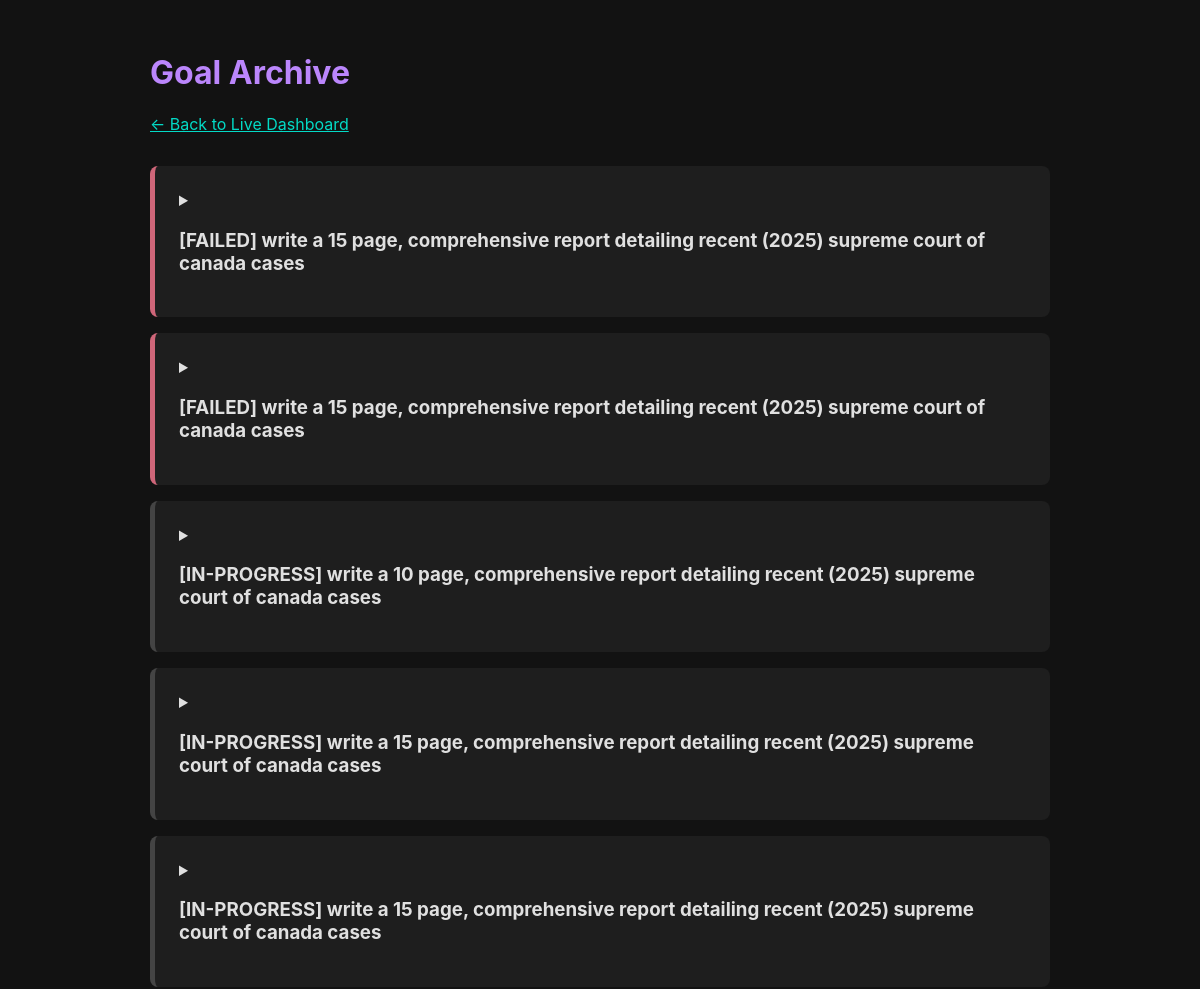
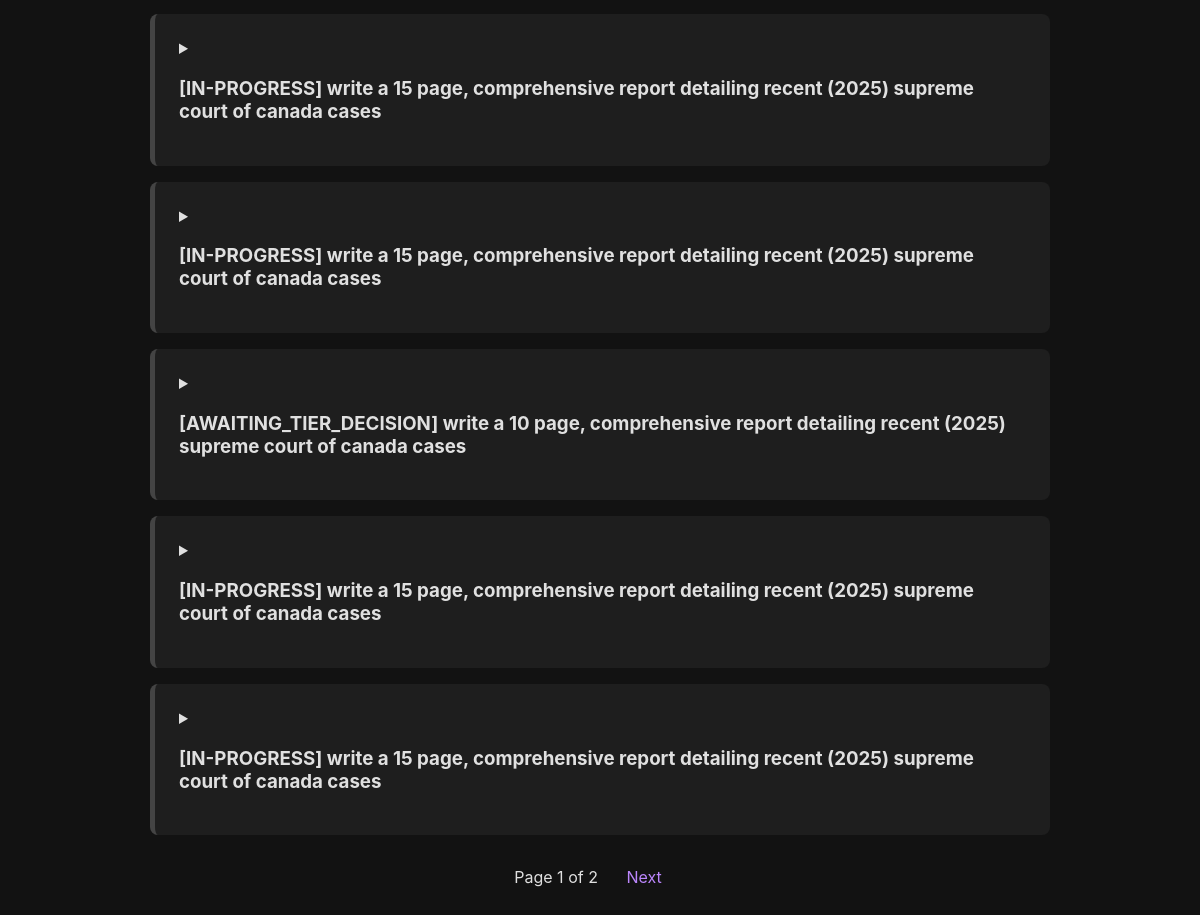
Page /archive on the committed database (2 pictures, top to bottom).
### tables this page shows
CREATE TABLE archive (
                goal_id TEXT PRIMARY KEY, goal TEXT, plan TEXT,
                audit_critique TEXT, status TEXT, strategy_blueprint TEXT,
                execution_log TEXT, preferred_tier TEXT
            );

### dashboard.py (the view)
@app.route('/archive')
def view_archive():
    page = request.args.get('page', 1, type=int)
    total_goals = get_archived_goal_count()
    total_pages = math.ceil(total_goals / ARCHIVE_PER_PAGE)
    archived_goals = get_archived_goals(page=page, per_page=ARCHIVE_PER_PAGE)
    return render_template('archive.html', goals=archived_goals, page=page, total_pages=total_pages)

### utils/database.py (called while the page is built)
def _tuple_to_goal_dict(goal_tuple: tuple) -> dict:
    if not goal_tuple: return None
    return {
        'goal_id': goal_tuple[0], 'goal': goal_tuple[1], 'plan': json.loads(goal_tuple[2]),
        'audit_critique': goal_tuple[3], 'status': goal_tuple[4],
        'strategy_blueprint': json.loads(goal_tuple[5]) if goal_tuple[5] else {},
        'execution_log': goal_tuple[6],
        'preferred_tier': goal_tuple[7] # Add the new field
    }

def get_archived_goals(page: int = 1, per_page: int = 10) -> list:
    offset = (page - 1) * per_page
    try:
        con = sqlite3.connect(DB_PATH, check_same_thread=False)
        cur = con.cursor()
        res = cur.execute("SELECT * FROM archive ORDER BY goal_id DESC LIMIT ? OFFSET ?", (per_page, offset))
        goals_list = [_tuple_to_goal_dict(t) for t in res.fetchall()]
        con.close()
        return goals_list
    except Exception as e:
        logger.error(f"Failed to get archived goals: {e}")
        return []

def get_archived_goal_count() -> int:
    try:
        con = sqlite3.connect(DB_PATH, check_same_thread=False)
        cur = con.cursor()
        res = cur.execute("SELECT COUNT(*) FROM archive")
        count = res.fetchone()[0]
        con.close()
        return count
    except Exception as e:
        logger.error(f"Failed to get archived goal count: {e}")
        return 0

### templates/archive.html (shortened to what this page needs)
<!DOCTYPE html>
<html lang="en">
<head>
</head>
<body>
    <div class="container">
        <h1>Goal Archive</h1>
        <a href="/" class="back-link">&larr; Back to Live Dashboard</a>
        <div id="archive-content">
            {% for goal in goals %}
                <div class="goal status-{{ goal.status }}">
                    <details>
                        <summary><h3>[{{ goal.status.upper() }}] {{ goal.goal }}</h3></summary>
                        </details>
                </div>
            {% else %}
                <div class="goal"><p>No archived goals found.</p></div>
            {% endfor %}
        </div>
        <div class="pagination">
            <span>Page {{ page }} of {{ total_pages }}</span>
            {% if page < total_pages %}
                <a href="{{ url_for('view_archive', page=page+1) }}">Next</a>
            {% endif %}
        </div>
    </div>
</body>
</html>

### templates/archive.html (style rules this page uses)
body { font-family: -apple-system, BlinkMacSystemFont, "Segoe UI", Roboto, "Helvetica Neue", Arial, sans-serif; background-color: #121212; color: #e0e0e0; margin: 0; padding: 2em; }
.container { max-width: 900px; margin: auto; }
h1 { color: #bb86fc; }
.goal { background-color: #1e1e1e; border-left: 5px solid #444; margin-bottom: 1em; padding: 1.5em; border-radius: 8px; }
.goal.status-failed, .goal.status-cancelled { border-left-color: #cf6679; }
.pagination { margin-top: 2em; text-align: center; }
.pagination a { color: #bb86fc; text-decoration: none; margin: 0 0.5em; padding: 0.5em 1em; border-radius: 4px; }
.back-link { display: inline-block; margin-bottom: 2em; color: #03dac6; }

### rows in the picture
archive: status "FAILED", goal "write a 15 page, comprehensive report detailing recent (2025) supreme court of canada cases"
archive: status "FAILED", goal "write a 15 page, comprehensive report detailing recent (2025) supreme court of canada cases"
archive: status "IN-PROGRESS", goal "write a 10 page, comprehensive report detailing recent (2025) supreme court of canada cases"
archive: status "IN-PROGRESS", goal "write a 15 page, comprehensive report detailing recent (2025) supreme court of canada cases"
archive: status "IN-PROGRESS", goal "write a 15 page, comprehensive report detailing recent (2025) supreme court of canada cases"
archive: status "IN-PROGRESS", goal "write a 15 page, comprehensive report detailing recent (2025) supreme court of canada cases"
archive: status "IN-PROGRESS", goal "write a 15 page, comprehensive report detailing recent (2025) supreme court of canada cases"
archive: status "AWAITING_TIER_DECISION", goal "write a 10 page, comprehensive report detailing recent (2025) supreme court of canada cases"
archive: status "IN-PROGRESS", goal "write a 15 page, comprehensive report detailing recent (2025) supreme court of canada cases"
archive: status "IN-PROGRESS", goal "write a 15 page, comprehensive report detailing recent (2025) supreme court of canada cases"

### other values in the picture
{{ page }} "1"
{{ total_pages }} "2"
